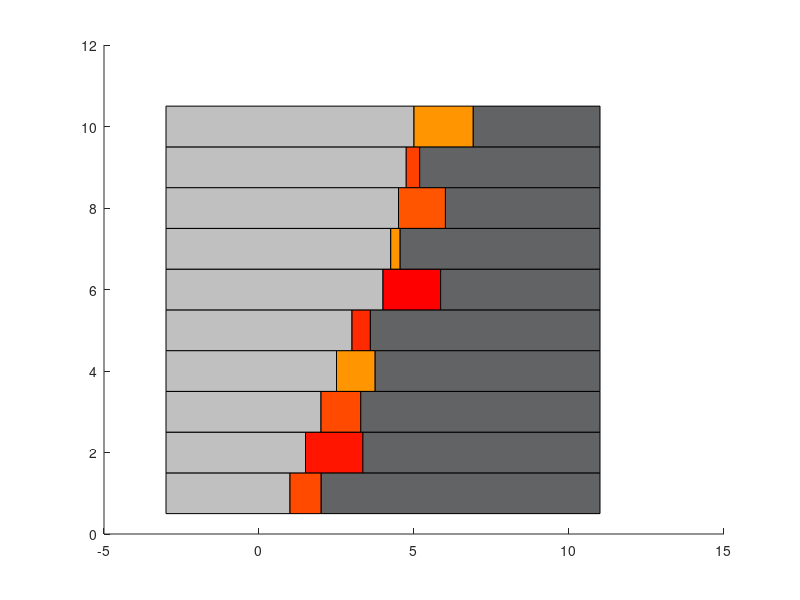

This figure's MATLAB source: (Note: this script raises an error after producing the figure.)
function [ fig ] = FIG_rowTrajectory(soln, rowi, leafType)
% FIG_rowTrajectory(soln, rowi, leafType) visualizes the trajectories of
% one leaf pair as well as the dose rate pattern in a physical sense
%
% Input:
%   o soln - structure matrix containing the optimization results,
%            where each row corresponds to a leaf pair (see one of the
%            MAIN_*.m files)
%   o rowi - index of the row of interest
%   o leaftype - 1: fixed leaf length, 2: fixed leaf ends
%
% Output:
%   o fig - figure handle (figure displayed)
%
% Note: assumes the time grid is equidistantly spaced and that the dose
% rate and leaf trajecotries are specified on the same grid
%
% TODO: get dmax from soln (asked Matthew sep8)

% Error handling
if nargin == 0
    warning('No inputs specified. Example used.')
    rowi = 1;
    leafType = 2;
    soln.traj.dose = 5 + 3*(rand(1,10)-0.5);
    soln.traj.xLow = [1:0.5:3, 4:0.25:5];
    soln.traj.xUpp = soln.traj.xLow + 2*rand(1,10);
    soln.traj.time = 0:0.5:4.5;
    soln.target.xGrid = 1:7;
    soln.param.limits.position = [1,7];
    soln(rowi).param.limits.doseRate = [0,10];
elseif nargin == 1
    error('Please specify a row index.')
elseif nargin == 2
    leafType = 2;
end

if leafType ~= 1 && leafType ~= 2
    warning('Unkown leaf type. Use "1" for fixed leaf length and "2" for fixed leaf ends. Continued using type "2".')
    leafType = 2;
end

try % Retrieve information
    d = soln(1,rowi).traj.dose;
    xL = soln(1,rowi).traj.xLow;
    xR = soln(1,rowi).traj.xUpp;
    tGrid = soln(1,rowi).traj.time;
    nt = length(tGrid); % number of time steps
    m = length(soln(1,1).target.xGrid); % numer of bixels
    plim = soln(1,rowi).param.limits.position; % treatment field width
    dmax = soln(rowi).param.limits.doseRate(2);
catch
    error('Error catched. The input does not have the required format.')
end

% Define some colors
cMGHblue = [0, 139, 176]/255;
cMGHgrey = [98, 99, 101]/255;
cgrey = [192,192,192]/255;

% Setup figure
fig = figure;
hold on
set(fig,'color','w');
colors = colormap('hot');
clims = [0,dmax]; % color range
%fig.Position = [420.00 378.00 500.00 340.00]; % fixed width, perhaps TODO: adjust

% Visualize situation at every time step
for t = 1 : nt
    
    % Plot leaves in this configuration
    l = xL(t);
    r = xR(t);
    if leafType == 1 % Fixed leaf length
        g = min(15,1/4*m); % leaf length
        patch([l-g l l l-g],[t-0.5 t-0.5 t+.5 t+0.5],cgrey); % left leaf
        patch([r r+g r+g r],[t-0.5 t-0.5 t+.5 t+0.5],cMGHgrey); % right leaf
    else % leaftype == 2, fixed leaf ends
        patch([-3 l l -3],[t-0.5 t-0.5 t+.5 t+0.5],cgrey); % left leaf
        patch([r m+4 m+4 r],[t-0.5 t-0.5 t+.5 t+0.5],cMGHgrey); % right leaf
    end
    
    % Color dose rate between leaf ends
    dt = d(t);
    colrt = ceil(dt/dmax*(length(colors)-1)); % determine color
    if colrt > 0
        thecol = colors(colrt,:);
    else
        thecol = [0,0,0]; % black
    end
    patch([l r r l],[t-0.5 t-0.5 t+.5 t+0.5],thecol);
end

% Extra: plot leaf trajectories as spline
for t = 1 : nt
    scatter(xL(t),t,'filled','FaceColor','k')
    scatter(xR(t),t,'filled','FaceColor','k')
    if t > 1
        line([xL(t-1),xL(t)],[t-1,t],'Color',cMGHblue,'LineStyle','--','LineWidth',2)
        line([xR(t-1),xR(t)],[t-1,t],'Color',cMGHblue,'LineStyle','--','LineWidth',2)
    end
end

% Treatment field boundaries
line([plim(1),plim(1)],[0,nt+1],'Color','k','LineWidth',2) % left bound
line([plim(2),plim(2)],[0,nt+1],'Color','k','LineWidth',2) % right bound

% Figure settings
xlabel('Leaf position (cm)','FontSize',12,'Interpreter','latex')
ylabel('Time (s)','FontSize',12,'Interpreter','latex')
myTitle = ['Trajectory of leaf pair ' num2str(rowi) ' for $T=' num2str(tGrid(nt)) '$ s'];
%myTitle = ['Leaf pair ' num2str(rowi) '. Delivery time = ', num2str(tGrid(nt)) 's'];
title(myTitle,'FontSize',12,'Interpreter','latex')
yticks(1:nt)
yticklabels(tGrid)
if leafType == 1
    axis([plim(1)-g plim(2)+g 0.5 nt+0.5]);
else
    axis([plim(1)-1 plim(2)+1 0.5 nt+0.5]);
end

% Colorbar
nLables = 5;
cTicks = 0 : ceil(dmax / nLables) : dmax;
h = colorbar('Ticks',cTicks);
caxis(clims);
ylabel(h, 'Dose rate (MU/s)','FontSize',12,'Interpreter','latex')

end